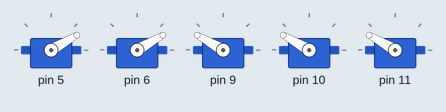
This sketch was run on a simulated Arduino Uno, built with avr-gcc and run on an emulated ATmega328P. Parts: 5 × servo.

Above: at 2.15 s.
At 12.7 s:
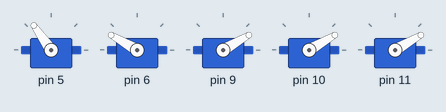
At 13.15 s:
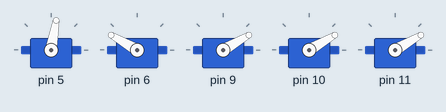
At 13.6 s:
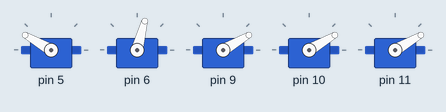
At 14.5 s:
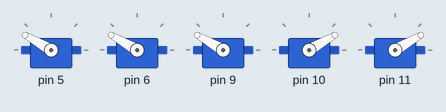
At 16.35 s:
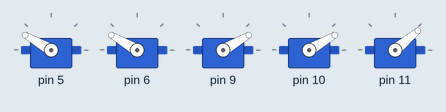
Timing chart, 0 to 20.7 s (numbered marks = the images above):
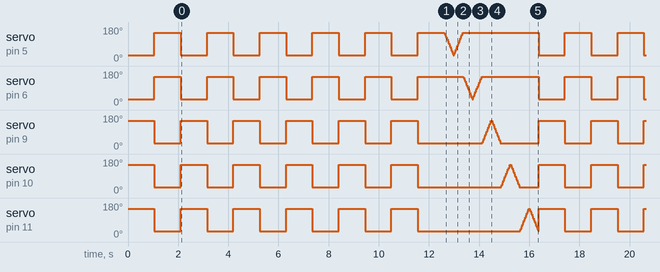

Measured:
- by itself, servo on pin 5, servo on pin 6, servo on pin 9–11: moves between 30° and 150°, repeating every 14.3 s

The sketch:

Robotic_hand.ino
```cpp
#include <Servo.h>

Servo myservo[5];  // create servo objects to control servo

int pos = 0;       // variable to store the servo position
int min_val = 30;  // servo motor min threshold
int max_val = 150; // servo motor max threshold
/*
Note: Servo motor 0 and 1 are having opposite orientation as of servo 3, 4 and 5.
      so for motor 0 and 1 finger will close at min angle value whereas motor 3,4 and 5 will close finger at max angle value.
*/
void setup() {

  myservo[0].attach(5);   // pinky finger servo motor
  myservo[1].attach(6);   // ring finger servo motor
  myservo[2].attach(9);   // middle finger servo motor
  myservo[3].attach(10);  // ankle finger servo motor
  myservo[4].attach(11);  // Thumb servo motor

  //all fingers close
  all_fingers_close();
  delay(1000);
  //all fingers open
  all_fingers_open();
  delay(1000);
}

void loop() {

//pattern 1: all finger will close and open for 5 times

 for(int i =0; i< 5; i++)
  {
    all_fingers_close();
    delay(1000);
    all_fingers_open();
    delay(1000);
  }

// pattern 2: Each finger will close and open separately

  for (int servo = 0; servo <5; servo ++)
  {
    if(servo >= 2)
    {
      for (pos = min_val; pos <= max_val; pos += 5) {
        myservo[servo].write(pos);
        delay(15);
      }
      for (pos = max_val; pos >= min_val; pos -= 5) {
        myservo[servo].write(pos);
        delay(15);
      }
    }
    else
    {
      for (pos = max_val; pos >= min_val; pos -= 5) {
        myservo[servo].write(pos);
        delay(15);
      }
      for (pos = min_val; pos <= max_val; pos += 5) {
        myservo[servo].write(pos);
        delay(15);
      }

    }
  }
}


void all_fingers_close(void)
{
    myservo[0].write(min_val);
    myservo[1].write(min_val);
    myservo[2].write(max_val);
    myservo[3].write(max_val);
    myservo[4].write(max_val);
    delay(50);
}

void all_fingers_open(void)
{
    myservo[0].write(max_val);
    myservo[1].write(max_val);
    myservo[2].write(min_val);
    myservo[3].write(min_val);
    myservo[4].write(min_val);
    delay(50);
}
```
